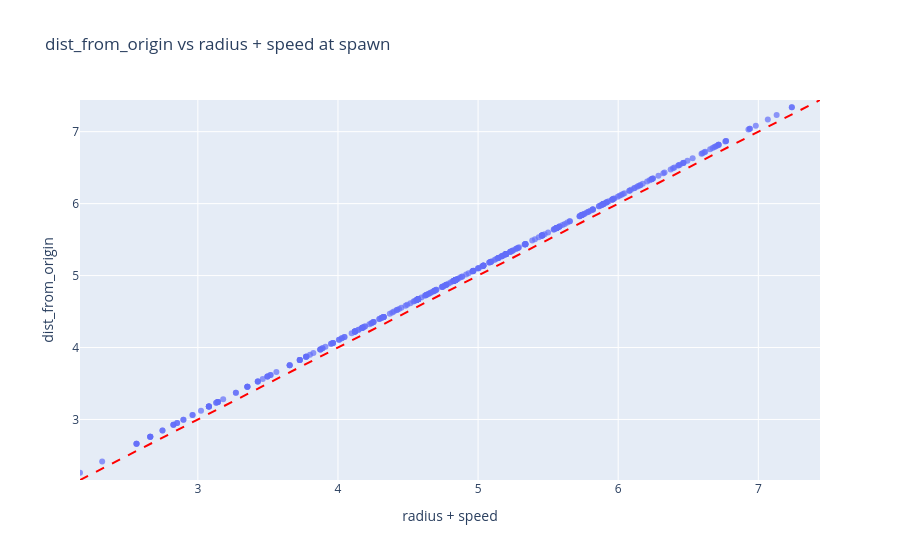

Notebook code cell kept with this figure:
### Code cell
import plotly.express as px

df_spawn = df.query("dist_from_prev.isna()").copy()
df_spawn["radius_plus_speed"] = df_spawn["radius"] + df_spawn["speed"]

fig = px.scatter(
    df_spawn,
    x="radius_plus_speed",
    y="dist_from_origin",
    hover_data=["step", "id", "ships_fleet", "speed"],
    labels={
        "radius_plus_speed": "radius + speed",
        "dist_from_origin": "dist_from_origin",
    },
    title="dist_from_origin vs radius + speed at spawn",
    opacity=0.7,
)

min_val = df_spawn["radius_plus_speed"].min()
max_val = df_spawn["radius_plus_speed"].max()

fig.add_shape(
    type="line",
    x0=min_val,
    x1=max_val,
    y0=min_val,
    y1=max_val,
    line=dict(color="red", dash="dash"),
)

fig.update_layout(
    xaxis=dict(range=[min_val, max_val]),
    yaxis=dict(range=[min_val, max_val]),
)

fig.show()

### Figure 1 — Plotly figure (JSON) as saved in the notebook; plotly's stock layout.template omitted (floating-point values rounded to 4 significant figures; data arrays with more than 128 entries replaced by an {"elided": "..."} marker saying what was removed)
{"data": [{"customdata": {"elided": "390x4 float values"}, "hovertemplate": "radius + speed=%{x}<br>dist_from_origin=%{y}<br>step=%{customdata[0]}<br>id=%{customdata[1]}<br>ships_fleet=%{customdata[2]}<br>speed=%{customdata[3]}<extra></extra>", "legendgroup": "", "marker": {"color": "#636efa", "opacity": 0.7, "symbol": "circle"}, "mode": "markers", "name": "", "orientation": "v", "showlegend": false, "type": "scatter", "x": {"elided": "390 float values"}, "xaxis": "x", "y": {"elided": "390 float values"}, "yaxis": "y"}], "layout": {"legend": {"tracegroupgap": 0}, "shapes": [{"line": {"color": "red", "dash": "dash"}, "type": "line", "x0": 2.159, "x1": 7.44, "y0": 2.159, "y1": 7.44}], "title": {"text": "dist_from_origin vs radius + speed at spawn"}, "xaxis": {"anchor": "y", "domain": [0, 1], "range": [2.159, 7.44], "title": {"text": "radius + speed"}}, "yaxis": {"anchor": "x", "domain": [0, 1], "range": [2.159, 7.44], "title": {"text": "dist_from_origin"}}}}
